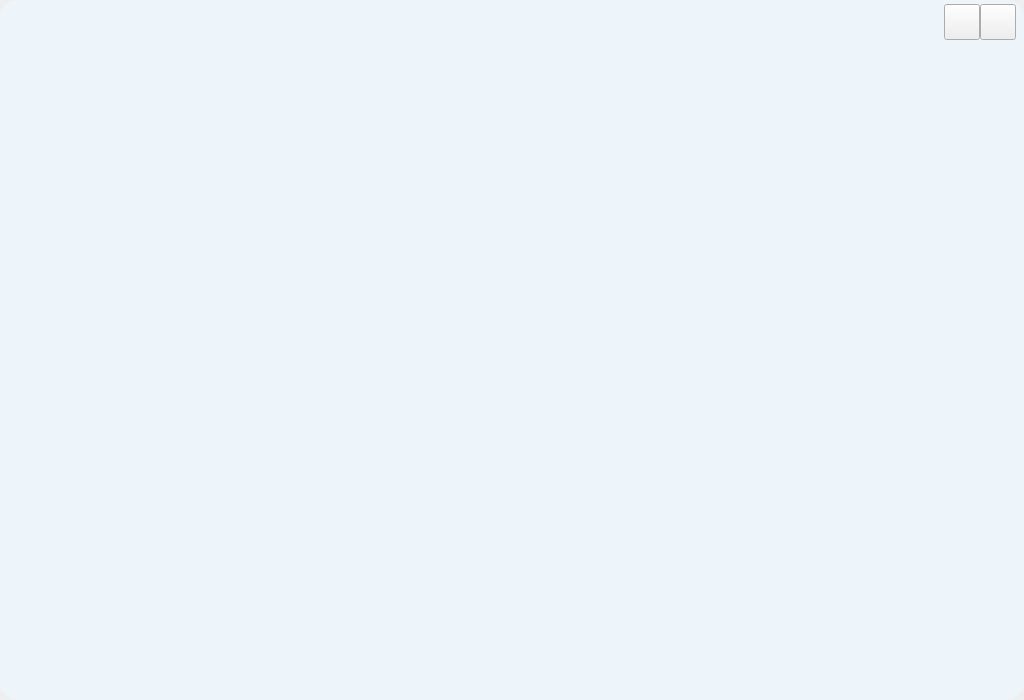
<?xml version="1.0" encoding="UTF-8"?>
<ui version="4.0">
 <class>MainWindow</class>
 <widget class="QMainWindow" name="MainWindow">
  <property name="geometry">
   <rect>
    <x>0</x>
    <y>0</y>
    <width>994</width>
    <height>554</height>
   </rect>
  </property>
  <property name="font">
   <font>
    <weight>50</weight>
    <bold>false</bold>
   </font>
  </property>
  <property name="windowTitle">
   <string>Yantool</string>
  </property>
  <property name="windowIcon">
   <iconset resource="res.qrc">
    <normaloff>:/res/yantool.png</normaloff>:/res/yantool.png</iconset>
  </property>
  <widget class="QWidget" name="centralwidget">
   <property name="minimumSize">
    <size>
     <width>1024</width>
     <height>700</height>
    </size>
   </property>
   <property name="maximumSize">
    <size>
     <width>1024</width>
     <height>700</height>
    </size>
   </property>
   <layout class="QVBoxLayout" name="verticalLayout_11">
    <property name="spacing">
     <number>0</number>
    </property>
    <property name="leftMargin">
     <number>0</number>
    </property>
    <property name="topMargin">
     <number>0</number>
    </property>
    <property name="rightMargin">
     <number>0</number>
    </property>
    <property name="bottomMargin">
     <number>0</number>
    </property>
    <item>
     <widget class="QWidget" name="contentWidget" native="true">
      <property name="styleSheet">
       <string notr="true">#contentWidget  {
background: #EEF5FA;
border-radius: 18px;
border-radius: 18px;
}</string>
      </property>
      <layout class="QVBoxLayout" name="verticalLayout_2">
       <property name="spacing">
        <number>0</number>
       </property>
       <property name="leftMargin">
        <number>8</number>
       </property>
       <property name="topMargin">
        <number>4</number>
       </property>
       <property name="rightMargin">
        <number>8</number>
       </property>
       <property name="bottomMargin">
        <number>0</number>
       </property>
       <item>
        <widget class="QWidget" name="titleWidget" native="true">
         <layout class="QVBoxLayout" name="verticalLayout">
          <property name="spacing">
           <number>10</number>
          </property>
          <property name="leftMargin">
           <number>0</number>
          </property>
          <property name="topMargin">
           <number>0</number>
          </property>
          <property name="rightMargin">
           <number>0</number>
          </property>
          <property name="bottomMargin">
           <number>0</number>
          </property>
          <item>
           <layout class="QHBoxLayout" name="horizontalLayout">
            <property name="spacing">
             <number>0</number>
            </property>
            <item>
             <spacer name="horizontalSpacer">
              <property name="orientation">
               <enum>Qt::Horizontal</enum>
              </property>
              <property name="sizeHint" stdset="0">
               <size>
                <width>702</width>
                <height>20</height>
               </size>
              </property>
             </spacer>
            </item>
            <item>
             <widget class="QPushButton" name="minBtn">
              <property name="minimumSize">
               <size>
                <width>36</width>
                <height>36</height>
               </size>
              </property>
              <property name="maximumSize">
               <size>
                <width>36</width>
                <height>36</height>
               </size>
              </property>
              <property name="styleSheet">
               <string notr="true">QPushButton#minBtn
{
border-image: url(:/res/ic_minimize.png);
}
QPushButton#minBtn:pressed
{
border-image: url(:/res/ic_minimize_p.png);
}</string>
              </property>
              <property name="iconSize">
               <size>
                <width>36</width>
                <height>36</height>
               </size>
              </property>
             </widget>
            </item>
            <item>
             <widget class="QPushButton" name="closeBtn">
              <property name="minimumSize">
               <size>
                <width>36</width>
                <height>36</height>
               </size>
              </property>
              <property name="maximumSize">
               <size>
                <width>36</width>
                <height>36</height>
               </size>
              </property>
              <property name="styleSheet">
               <string notr="true">QPushButton#closeBtn
{
border-image: url(:/res/ic_close.png);
}
QPushButton#closeBtn:pressed
{
border-image: url(:/res/ic_close_p.png);
}</string>
              </property>
              <property name="iconSize">
               <size>
                <width>36</width>
                <height>36</height>
               </size>
              </property>
             </widget>
            </item>
           </layout>
          </item>
          <item>
           <layout class="QHBoxLayout" name="horizontalLayout_2">
            <item>
             <spacer name="horizontalSpacer_2">
              <property name="orientation">
               <enum>Qt::Horizontal</enum>
              </property>
              <property name="sizeHint" stdset="0">
               <size>
                <width>40</width>
                <height>20</height>
               </size>
              </property>
             </spacer>
            </item>
            <item>
             <widget class="QLabel" name="banner">
              <property name="font">
               <font>
                <pointsize>16</pointsize>
               </font>
              </property>
              <property name="pixmap">
               <pixmap resource="res.qrc">:/res/img_banner_home.png</pixmap>
              </property>
              <property name="scaledContents">
               <bool>true</bool>
              </property>
              <property name="alignment">
               <set>Qt::AlignHCenter|Qt::AlignTop</set>
              </property>
             </widget>
            </item>
            <item>
             <spacer name="horizontalSpacer_3">
              <property name="orientation">
               <enum>Qt::Horizontal</enum>
              </property>
              <property name="sizeHint" stdset="0">
               <size>
                <width>40</width>
                <height>20</height>
               </size>
              </property>
             </spacer>
            </item>
           </layout>
          </item>
         </layout>
        </widget>
       </item>
       <item>
        <widget class="QStackedWidget" name="stackedWidget"/>
       </item>
      </layout>
     </widget>
    </item>
   </layout>
  </widget>
 </widget>
 <resources>
  <include location="res.qrc"/>
 </resources>
 <connections/>
</ui>
